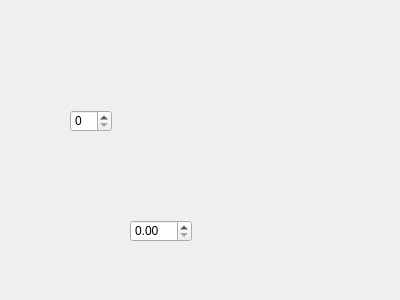
<?xml version="1.0" encoding="UTF-8"?>
<ui version="4.0">
 <class>Form</class>
 <widget class="QWidget" name="Form">
  <property name="geometry">
   <rect>
    <x>0</x>
    <y>0</y>
    <width>400</width>
    <height>300</height>
   </rect>
  </property>
  <property name="windowTitle">
   <string>Form</string>
  </property>
  <widget class="QSpinBox" name="spinBox">
   <property name="geometry">
    <rect>
     <x>70</x>
     <y>110</y>
     <width>42</width>
     <height>22</height>
    </rect>
   </property>
  </widget>
  <widget class="QDoubleSpinBox" name="doubleSpinBox">
   <property name="geometry">
    <rect>
     <x>130</x>
     <y>220</y>
     <width>62</width>
     <height>22</height>
    </rect>
   </property>
  </widget>
 </widget>
 <resources/>
 <connections/>
</ui>
